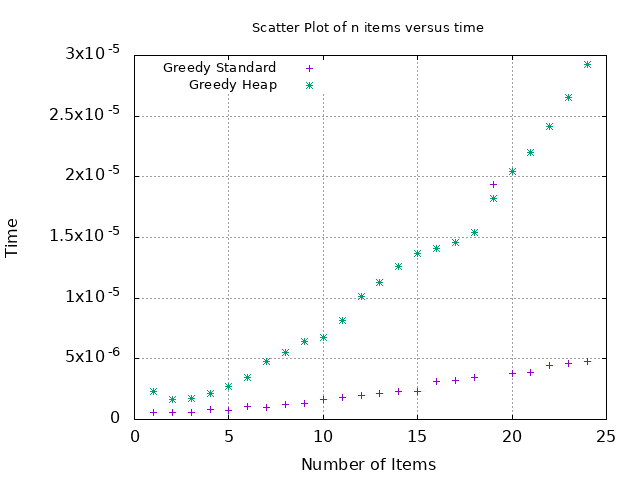

Reproduce this figure in gnuplot.
set term png
set key font ",10"
set title font ",10"
set style data points
set key left top
set output "heap.png"
set title "Scatter Plot of n items versus time"
set xlabel "Number of Items"
set ylabel "Time"
set grid
set pointsize
plot "greedytime1.txt" title "Greedy Standard", "greedyheap.txt" title "Greedy Heap"  with points lt 2 pt 3
quit